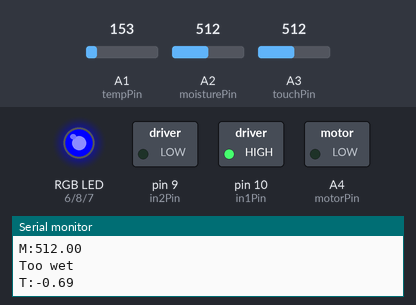
The sketch below on a simulated Arduino Uno, built with avr-gcc and run on an emulated ATmega328P. On the bench: switched loads named in the sketch (green lamp = pin HIGH), an RGB LED mixed from three pins (HIGH = lit), the last lines printed to the serial monitor. The inputs (shaded band) are chosen by the test bench; at power-on: A3 (touchPin) = 512, A2 (moisturePin) = 512, A1 (tempPin) = 153.

Above: at 1.2 s.
1.3 s: A3 (touchPin) set to 317
3.5 s: A3 (touchPin) set to 289
At 5.3 s:
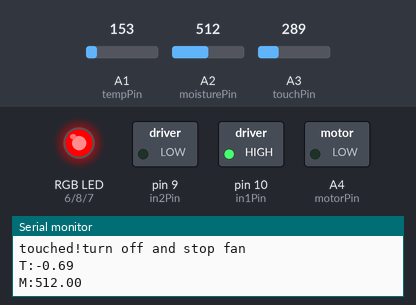
6.5 s: A2 (moisturePin) set to 810
At 7.2 s:
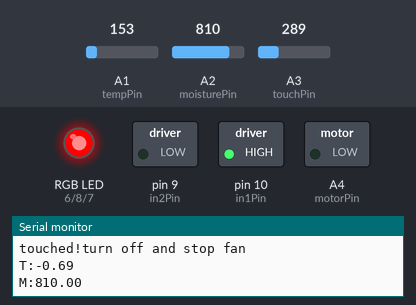
9.0 s: A2 (moisturePin) set to 786
At 10.0 s:
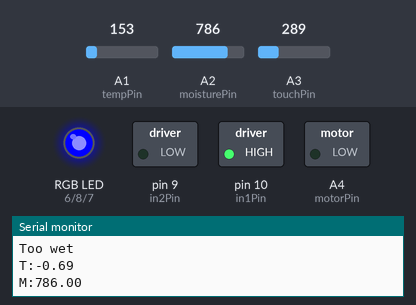
12.0 s: A2 (moisturePin) set to 900
At 13.7 s:
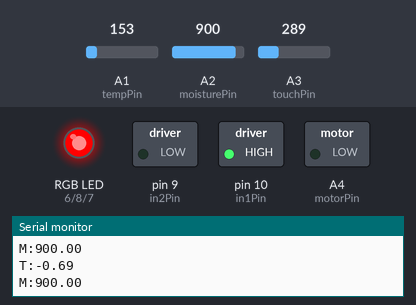
14.0 s: A2 (moisturePin) set to 790
At 16.4 s:
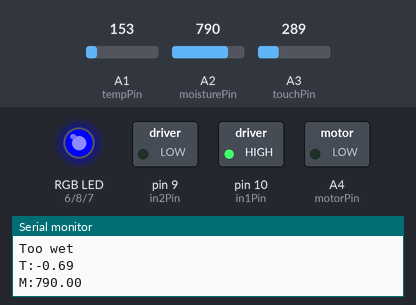
Timing chart, 0 to 18.0 s (numbered marks = the images above; inputs shaded):
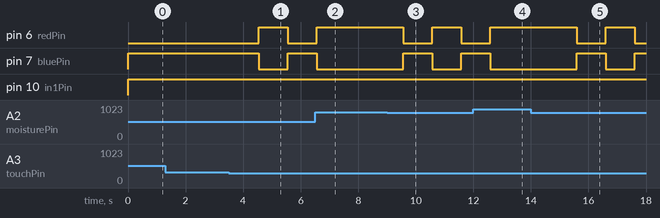

Measured:
- the behaviour switches between 308 and 307 on A3 (touchPin) (found by bisection; images 0 and 1)
- the behaviour switches between 800 and 799 on A2 (moisturePin) (found by bisection; images 2 and 3)
- after the input at 3.5 s, pin 6 (redPin): LOW → HIGH after 1.0 s, → LOW 1.0 s later; pin 7 (bluePin): HIGH → LOW after 1.0 s, → HIGH 1.0 s later
- after the input at 6.5 s, pin 6 (redPin): goes on until 6.6 s, then stays HIGH; pin 7 (bluePin): goes on until 6.6 s, then stays LOW
- after the input at 9.0 s, pin 6 (redPin): HIGH → LOW after 0.57 s, → HIGH 1.0 s later, → LOW 1.0 s later; pin 7 (bluePin): LOW → HIGH after 0.57 s, → LOW 1.0 s later, → HIGH 1.0 s later
- after the input at 12.0 s, pin 6 (redPin): goes on until 12.6 s, then stays HIGH; pin 7 (bluePin): goes on until 12.6 s, then stays LOW
- after the input at 14.0 s, pin 6 (redPin): HIGH → LOW after 1.6 s, → HIGH 1.0 s later, → LOW 1.0 s later; pin 7 (bluePin): LOW → HIGH after 1.6 s, → LOW 1.0 s later, → HIGH 1.0 s later

The sketch:

Final.ino
```cpp
int moisturePin = A2;
int threshold = 800;

int tempPin = A1;
int redPin = 6;
int greenPin = 8;
int bluePin = 7;

int touchPin = A3;

int in1Pin = 10;
int in2Pin = 9;
int motorPin = A4;
bool touchSwitch = true;

int setT = 29;

void setup() {
  // put your setup code here, to run once:
  Serial.begin(9600);
  //while (!Serial);
  //delay(2000);

  pinMode(redPin, OUTPUT);
  pinMode(greenPin, OUTPUT);
  pinMode(bluePin, OUTPUT);

  pinMode(in1Pin, OUTPUT);
  pinMode(in2Pin, OUTPUT);
  pinMode(motorPin, OUTPUT);
}

void loop() {
  // put your main code here, to run repeatedly:
  get_temperature();
  get_average_moisture();
  if(volts(touchPin)<=1.5)//stop
  {
    delay(1000);
    if(volts(touchPin)<=1.5){
      touchSwitch = !touchSwitch;
      Serial.print("touched!");
    }
  }
  if(touchSwitch){                    //touch turn on
    if(get_average_moisture()>=threshold){
      if(get_temperature()>=setT){
        setColor(0, 255, 0);          // green
        setFan(255);
        Serial.println("Too hot");
      }
      else{
        setColor(255, 0, 0);          //red
        setFan(100);
        Serial.println("Too cold");
      }
    }
    if(get_average_moisture()<threshold){
      setColor(0, 0, 255);            //blue
      setFan(100);
      Serial.println("Too wet");
     }
  }
  if(!touchSwitch){                //touch turn off
    setColor(255, 0, 0);                //red
    setFan(0);                          //switch turn off, fan off
    Serial.println("turn off and stop fan");
  }
}


//moisture
float get_average_moisture() {           // make an average of 10 values to be more accurate
 float tempValue = 0;                    // variable to temporarly store moisture value
 for (int a = 0; a < 10; a++) {
   tempValue += analogRead(moisturePin);
 }

 Serial.print("M:");
 Serial.println(tempValue / 10);
 return tempValue / 10;
}

//temperature
float get_temperature(){
  int reading = analogRead(tempPin);
  float voltage = reading * 3.3;
  voltage /= 1024.0;

 // Print tempeature in Celsius
 float temperatureC = (voltage - 0.5) * 100 ; //converting from 10 mv per degree wit 500 mV offset

 // Convert to Fahrenheit
 float temperatureF = (temperatureC * 9.0 / 5.0) + 32.0;

 Serial.print("T:");
 Serial.println(temperatureC);
 return temperatureC;
}

// Send RGB values to the LED pins
void setColor(int red, int green,int blue){
 analogWrite(redPin, red);
 analogWrite(greenPin, green);
 analogWrite(bluePin, blue);
}

//
float volts(int Pin)
{
 return float(analogRead(Pin)) * 5.0 / 1024.0;
}

void setFan(int speed){
  digitalWrite(in1Pin, HIGH);
  digitalWrite(in2Pin, LOW);
  analogWrite(motorPin, speed);
}
```
